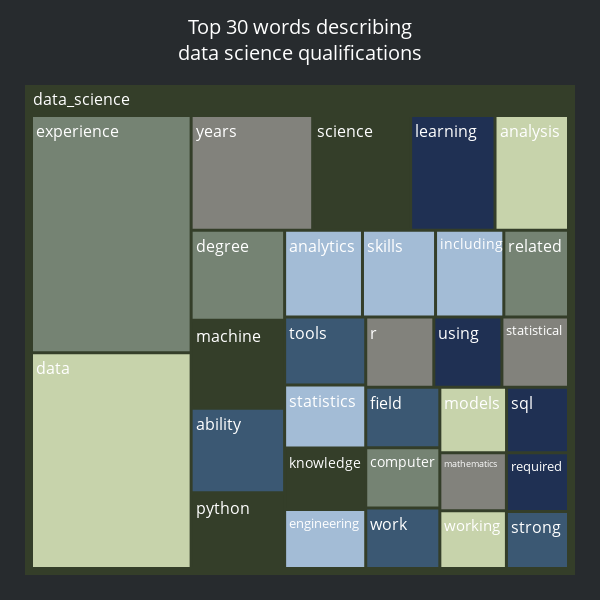

Notebook source saved alongside this figure:
### Code cell
df_word_count_qual_da = df_word_count_qual[df_word_count_qual['job_type']=='data_analysis']
df_word_count_qual_ds = df_word_count_qual[df_word_count_qual['job_type']=='data_science']
df_word_count_qual_ml = df_word_count_qual[df_word_count_qual['job_type']=='machine_learning']

# Define a custom color scale
custom_colors = ['#3B5873', '#A3BCD6', '#343E29', '#82827C', '#C7D3AB','#758373','#1F3053']

# create the treemap figure with custom hover text and color scale
fig = px.treemap(df_word_count_qual_ds, path=['job_type', 'word'], values='frequency', color='word',
                 color_discrete_sequence=custom_colors,
                 hover_data={'frequency': ':f'},
                 )

# remove the treemap borders
fig.update_traces(
    go.Treemap(
        marker=dict(line=dict(width=0))
    )
)
fig.update_traces(textfont=dict(color='white'))
fig.update_traces(hovertemplate='<b>%{label}</b><br>Frequency:%{customdata[0]:.0f}')

# customize the font and size of the title and labels
fig.update_layout(title={'text': "Top 30 words describing<br>data science qualifications", 'font': {'size': 24}},
                  font={'size': 18})

# customize the margins
fig.update_layout(
    title={
        'x': 0.50,
        'y': 0.96,
        'xanchor': 'center',
        'yanchor': 'top',
        'pad': {'r': 10, 't': 10,},
        'font': {'size': 20}
    },
    width=600,
    height=600,
    margin=dict(t=85, l=25, r=25, b=25),
    plot_bgcolor = "#272b2e",
    paper_bgcolor = "#272b2e",
    font=dict(size = 16, color = 'white')
) 


# show the figure
fig.show()
fig.write_html('../images/tree_map2.html')

### Figure 1 — Plotly figure (JSON) as saved in the notebook; plotly's stock layout.template omitted (floating-point values rounded to 4 significant figures)
{"data": [{"branchvalues": "total", "customdata": [[43, "field"], [46, "engineering"], [48, "knowledge"], [45, "statistical"], [81, "analysis"], [81, "degree"], [35, "required"], [76, "ability"], [49, "statistics"], [79, "machine"], [46, "r"], [331, "data"], [364, "experience"], [46, "using"], [34, "strong"], [57, "including"], [108, "science"], [37, "mathematics"], [37, "working"], [43, "computer"], [93, "learning"], [53, "tools"], [61, "skills"], [68, "python"], [134, "years"], [42, "models"], [54, "related"], [39, "sql"], [43, "work"], [65, "analytics"], [2338, "(?)"]], "domain": {"x": [0, 1], "y": [0, 1]}, "hovertemplate": "<b>%{label}</b><br>Frequency:%{customdata[0]:.0f}", "ids": ["data_science/field", "data_science/engineering", "data_science/knowledge", "data_science/statistical", "data_science/analysis", "data_science/degree", "data_science/required", "data_science/ability", "data_science/statistics", "data_science/machine", "data_science/r", "data_science/data", "data_science/experience", "data_science/using", "data_science/strong", "data_science/including", "data_science/science", "data_science/mathematics", "data_science/working", "data_science/computer", "data_science/learning", "data_science/tools", "data_science/skills", "data_science/python", "data_science/years", "data_science/models", "data_science/related", "data_science/sql", "data_science/work", "data_science/analytics", "data_science"], "labels": ["field", "engineering", "knowledge", "statistical", "analysis", "degree", "required", "ability", "statistics", "machine", "r", "data", "experience", "using", "strong", "including", "science", "mathematics", "working", "computer", "learning", "tools", "skills", "python", "years", "models", "related", "sql", "work", "analytics", "data_science"], "marker": {"colors": ["#3B5873", "#A3BCD6", "#343E29", "#82827C", "#C7D3AB", "#758373", "#1F3053", "#3B5873", "#A3BCD6", "#343E29", "#82827C", "#C7D3AB", "#758373", "#1F3053", "#3B5873", "#A3BCD6", "#343E29", "#82827C", "#C7D3AB", "#758373", "#1F3053", "#3B5873", "#A3BCD6", "#343E29", "#82827C", "#C7D3AB", "#758373", "#1F3053", "#3B5873", "#A3BCD6", "#343E29"], "line": {"width": 0}}, "name": "", "parents": ["data_science", "data_science", "data_science", "data_science", "data_science", "data_science", "data_science", "data_science", "data_science", "data_science", "data_science", "data_science", "data_science", "data_science", "data_science", "data_science", "data_science", "data_science", "data_science", "data_science", "data_science", "data_science", "data_science", "data_science", "data_science", "data_science", "data_science", "data_science", "data_science", "data_science", ""], "textfont": {"color": "white"}, "type": "treemap", "values": [43, 46, 48, 45, 81, 81, 35, 76, 49, 79, 46, 331, 364, 46, 34, 57, 108, 37, 37, 43, 93, 53, 61, 68, 134, 42, 54, 39, 43, 65, 2338]}], "layout": {"font": {"color": "white", "size": 16}, "height": 600, "legend": {"tracegroupgap": 0}, "margin": {"b": 25, "l": 25, "r": 25, "t": 85}, "paper_bgcolor": "#272b2e", "plot_bgcolor": "#272b2e", "title": {"font": {"size": 20}, "pad": {"r": 10, "t": 10}, "text": "Top 30 words describing<br>data science qualifications", "x": 0.5, "xanchor": "center", "y": 0.96, "yanchor": "top"}, "treemapcolorway": ["#3B5873", "#A3BCD6", "#343E29", "#82827C", "#C7D3AB", "#758373", "#1F3053"], "width": 600}}
